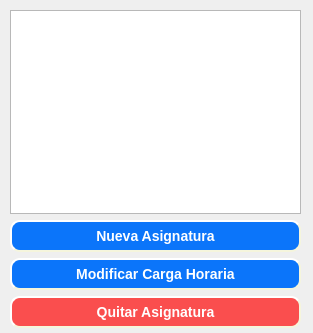
<?xml version="1.0" encoding="UTF-8"?>
<ui version="4.0">
 <class>SubjectsDialog</class>
 <widget class="QDialog" name="SubjectsDialog">
  <property name="enabled">
   <bool>true</bool>
  </property>
  <property name="geometry">
   <rect>
    <x>0</x>
    <y>0</y>
    <width>313</width>
    <height>333</height>
   </rect>
  </property>
  <property name="windowTitle">
   <string>Dialog</string>
  </property>
  <widget class="QWidget" name="layoutWidget">
   <property name="geometry">
    <rect>
     <x>10</x>
     <y>10</y>
     <width>291</width>
     <height>318</height>
    </rect>
   </property>
   <layout class="QVBoxLayout" name="verticalLayout_2">
    <item>
     <widget class="QTableWidget" name="grdSubjects">
      <property name="styleSheet">
       <string notr="true">QHeaderView::section {
    background-color: rgb(11, 117, 250);
    height: 32px;
	border-bottom-style: dotted;
}</string>
      </property>
      <property name="selectionBehavior">
       <enum>QAbstractItemView::SelectRows</enum>
      </property>
     </widget>
    </item>
    <item>
     <widget class="QPushButton" name="newBtn">
      <property name="styleSheet">
       <string notr="true">QPushButton {
      background-color: rgb(11, 117, 250);
	  border-style: outset;
	  border-width: 2px;
	  border-radius: 10px;
	  border-color: beige;
	  font: bold 14px;
	  color: white;
	  min-width: 10em;
	  padding: 6px;
 }


QPushButton:hover:!pressed
{
      background-color: rgb(3, 7, 128);
	  border-style: outset;
	  border-width: 2px;
	  border-radius: 10px;
	  border-color: beige;
	  font: bold 14px;
	  color: white;
	  min-width: 10em;
	  padding: 6px;
}
</string>
      </property>
      <property name="text">
       <string>Nueva Asignatura</string>
      </property>
     </widget>
    </item>
    <item>
     <widget class="QPushButton" name="changesBtn">
      <property name="styleSheet">
       <string notr="true">QPushButton {
      background-color: rgb(11, 117, 250);
	  border-style: outset;
	  border-width: 2px;
	  border-radius: 10px;
	  border-color: beige;
	  font: bold 14px;
	  color: white;
	  min-width: 10em;
	  padding: 6px;
 }


QPushButton:hover:!pressed
{
      background-color: rgb(3, 7, 128);
	  border-style: outset;
	  border-width: 2px;
	  border-radius: 10px;
	  border-color: beige;
	  font: bold 14px;
	  color: white;
	  min-width: 10em;
	  padding: 6px;
}
</string>
      </property>
      <property name="text">
       <string>Modificar Carga Horaria</string>
      </property>
     </widget>
    </item>
    <item>
     <widget class="QPushButton" name="removeBtn">
      <property name="styleSheet">
       <string notr="true">QPushButton {
      background-color: rgb(250, 78, 78);
	  border-style: outset;
	  border-width: 2px;
	  border-radius: 10px;
	  border-color: beige;
	  font: bold 14px;
	  color: white;
	  min-width: 10em;
	  padding: 6px;
 }


QPushButton:hover:!pressed
{
      background-color: rgb(204, 0, 0);
	  border-style: outset;
	  border-width: 2px;
	  border-radius: 10px;
	  border-color: beige;
	  font: bold 14px;
	  color: white;
	  min-width: 10em;
	  padding: 6px;
}</string>
      </property>
      <property name="text">
       <string>Quitar Asignatura</string>
      </property>
     </widget>
    </item>
   </layout>
  </widget>
 </widget>
 <resources/>
 <connections/>
</ui>
